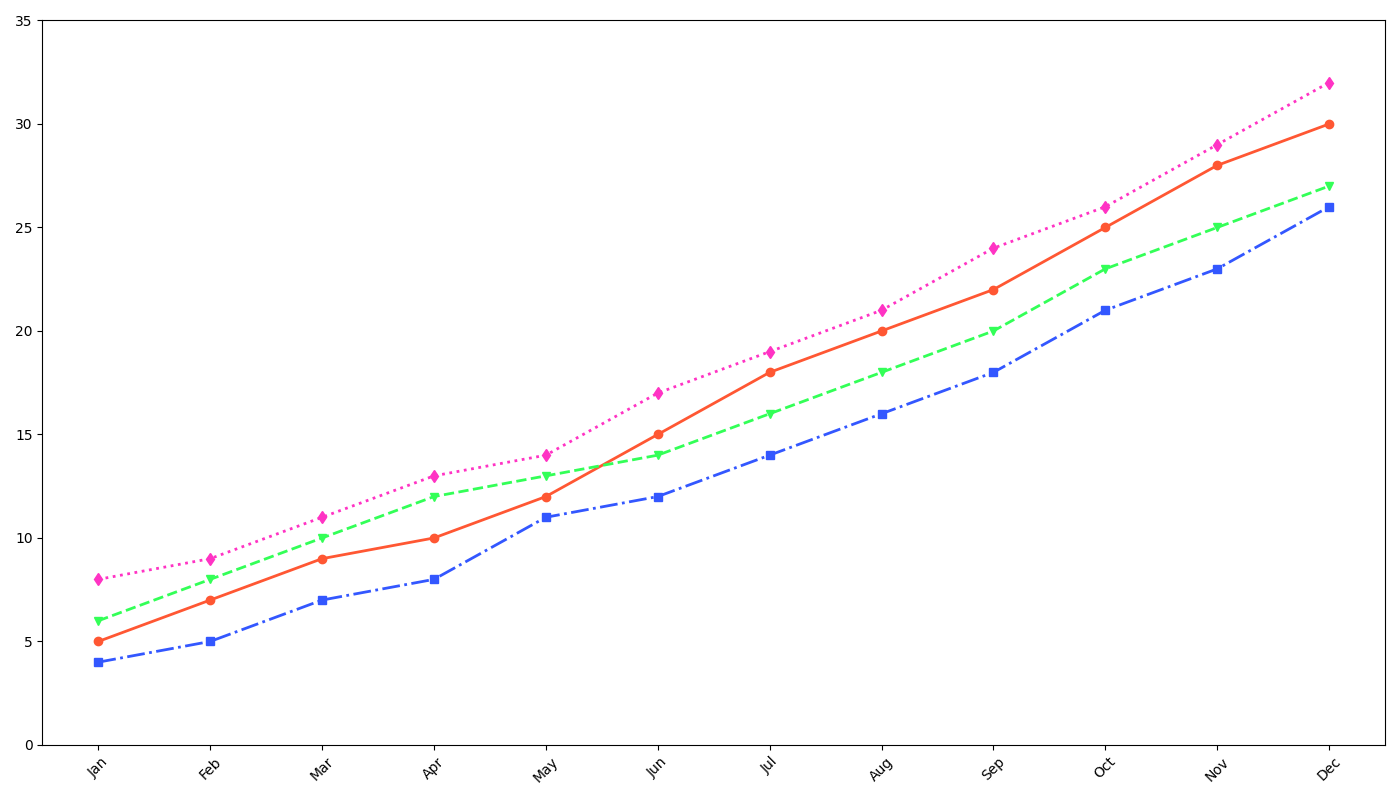

This figure's Python source:
import matplotlib.pyplot as plt
import numpy as np

months = np.array([
    'Jan', 'Feb', 'Mar', 'Apr', 'May', 'Jun', 
    'Jul', 'Aug', 'Sep', 'Oct', 'Nov', 'Dec'
])

model_alpha_sales = np.array([5, 7, 9, 10, 12, 15, 18, 20, 22, 25, 28, 30])
model_beta_sales = np.array([6, 8, 10, 12, 13, 14, 16, 18, 20, 23, 25, 27])
model_gamma_sales = np.array([4, 5, 7, 8, 11, 12, 14, 16, 18, 21, 23, 26])
model_delta_sales = np.array([8, 9, 11, 13, 14, 17, 19, 21, 24, 26, 29, 32])

fig, ax = plt.subplots(figsize=(14, 8))

colors = ['#FF5733', '#33FF57', '#3357FF', '#FF33C4']
linestyles = ['-', '--', '-.', ':']
markers = ['o', 'v', 's', 'd']

for sales, color, linestyle, marker in zip(
    [model_alpha_sales, model_beta_sales, model_gamma_sales, model_delta_sales],
    colors, linestyles, markers):
    
    ax.plot(months, sales, marker=marker, linestyle=linestyle, linewidth=2, color=color)

# Removed grid by commenting the following line
# ax.grid(True, linestyle='--', alpha=0.5)

ax.set_xlim(-0.5, len(months)-0.5)
ax.set_ylim(0, 35)

plt.xticks(np.arange(len(months)), months, rotation=45)
plt.tight_layout()

plt.show()
